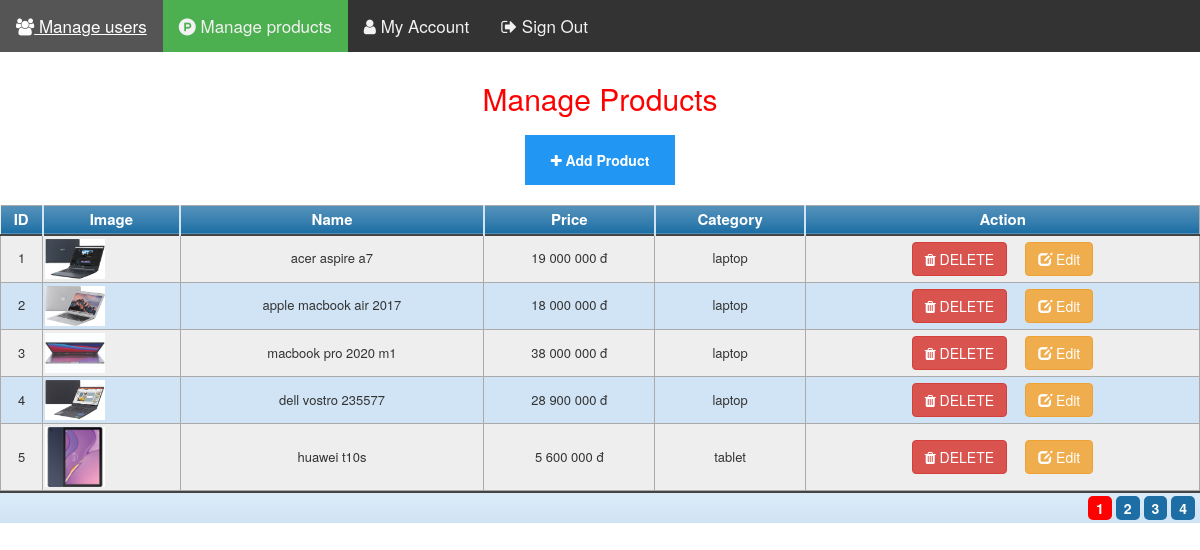
Page /index.php?controller=products&action=manage-product (signed in) on the committed database.
### tables this page shows
CREATE TABLE `product` (
  `product_id` int(11) NOT NULL,
  `name` varchar(255) NOT NULL,
  `price` int(11) NOT NULL,
  `category_id` int(11) NOT NULL,
  `image` varchar(255) NOT NULL
);

CREATE TABLE `category` (
  `category_id` int(11) NOT NULL,
  `name` varchar(255) NOT NULL
);

### routes.php (called while the page is built, shortened)
<?php
$controller = new $klass;
$url = explode("-", $action);
for ($i = 0; $i < count($url); $i++) {
    if ($i != 0) {
        $url[$i] = ucfirst($url[$i]);
    }
}
$newAction = implode("", $url);
$controller->$newAction();

### index.php (called while the page is built, shortened)
<?php
require_once('connection.php');
require_once('routes.php');

### connection.php (called while the page is built, shortened)
<?php
class Database
{
    private $host = "localhost:3306";
    private $username = "root";
    private $password = "";
    private $database = "phonestore";
    private $sql = "";
    private $connection;
    public function __construct()
    {
        try {
            $this->connection = new PDO('mysql:host=' . $this->host . ';dbname=' . $this->database,
                $this->username, $this->password);
            $this->connection->exec("SET NAMES 'utf8'");
            $this->connection->setAttribute(PDO::ATTR_ERRMODE, PDO::ERRMODE_EXCEPTION);
        } catch (PDOException $e) {
            die($e->getMessage());
        }
    }
    public function setQuery($sql)
    {
        $this->sql = $sql;
    }
    public function execute($options = array())
    {
        $statement = $this->connection->prepare($this->sql);
        $statement->execute();
        return $statement;
    }
    public function loadAllRows($options = array())
    {
        if (!$options) {
            $result = $this->execute();
        } else {
            $result = $this->execute($options);
            if (!$result) {
                return false;
            }
        }
        return $result->fetchAll(PDO::FETCH_OBJ);
    }
    public function loadRecord($option = array())
    {
        if (!$option) {
            $result = $this->execute();
        } else {
            $result = $this->execute($option);
            if (!$result) {
                return false;
            }
        }
        return $result->fetch(PDO::FETCH_COLUMN);
    }
}
?>

### models/product_model.php (called while the page is built, shortened)
<?php
class ProductModel
{
    private $db;
    public function __construct()
    {
        $this->db = new Database();
    }
    public function getCategories()
    {
        $sql = "SELECT * FROM category ORDER BY category_id ASC";
        $this->db->setQuery($sql);
        return $this->db->loadAllRows();
    }
    public function countRecord()
    {
        $sql = "SELECT COUNT(*) FROM product";
        $this->db->setQuery($sql);
        return $this->db->loadRecord();
    }
    public function paginate($page)
    {
        $index = ($page - 1) * 5;
        $sql = "SELECT product.*, category.name AS category_name FROM product
        INNER JOIN category ON product.category_id = category.category_id LIMIT $index, 5";
        $this->db->setQuery($sql);
        $products = $this->db->loadAllRows();
        if ($products == null) {
            return null;
        } else {
            return $products;
        }
    }
}

### views/products/manage_product.php (shortened to what this page needs)
<link rel="stylesheet" href="https://maxcdn.bootstrapcdn.com/bootstrap/3.4.1/css/bootstrap.min.css">
<h2 style="text-align: center; margin-top: 30px; color: red">Manage Products</h2>
<a href="index.php?controller=products&action=add" class="add-product"><i class="fa fa-plus" aria-hidden="true"></i> Add
    Product</a>
<div class="divTable blueTable">
    <div class="divTableHeading">
        <div class="divTableRow">
            <div class="divTableHead">ID</div>
            <div class="divTableHead">Image</div>
            <div class="divTableHead">Name</div>
            <div class="divTableHead">Price</div>
            <div class="divTableHead">Category</div>
            <div class="divTableHead">Action</div>
        </div>
    </div>
    <div class="divTableBody">
        <?php
        if ($products != null) {
            foreach ($products as $product) {
                ?>
                <div class="divTableRow">
                    <div class="divTableCell">
                        <?= $product->product_id ?>
                    </div>
                    <div class="divTableCell">
                        <img src="<?= $product->image ?>" alt="" width="60px">
                    </div>
                    <div class="divTableCell"><?= $product->name ?></div>
                    <div class="divTableCell">
                        <?= number_format("$product->price", 0, ",", " ") ?> đ
                    </div>
                    <div class="divTableCell"><?= $product->category_name ?></div>
                    <div class="divTableCell">
                        <a href="index.php?controller=products&action=delete&id=<?= $product->product_id ?>"
                           onClick="return confirm('Are you sure you want to delete this product?');"
                           class="btn btn-danger">
                            <i class="fa fa-trash"
                               aria-hidden="true"></i> DELETE
                        </a>
                        <button class="btn btn-warning" data-toggle="modal" type="button"
                                data-target="#update_modal_<?= $product->product_id ?>"><span
                                    class="glyphicon glyphicon-edit"></span> Edit
                        </button>
                    </div>
                </div>
                <?php
            }
        }
        ?>
    </div>
</div>
<div class="blueTable outerTableFooter">
    <div class="tableFootStyle">
        <div class="links">
            <?php
            $page = 1;
            for ($i = 1; $i <= $totalPages; $i++) {
                if ($page == $i) {
                    echo "&nbsp;<a href=\"index.php?controller=products&action=manage-product&page=$i\" class='page-active'>$i</a>";
                } else {
                    echo "&nbsp;<a href=\"index.php?controller=products&action=manage-product&page=$i\">$i</a>";
                }
            }
            ?>
        </div>
    </div>
</div>

### assets/css/style.css (style rules this page uses)
:root { --primary: #08aeea; --secondary: #13D2B8; --purple: #bd93f9; --pink: #ff6bcb; --blue: #8be9fd; --gray: #333; --font: "Poppins", sans-serif; --gradient: linear-gradient(40deg, #ff6ec4, #7873f5); --shadow: 0 0 15px 0 rgba(0, 0, 0, 0.05); }
*, *:before, *:after { box-sizing: border-box; }
html { font-size: 62.5%; }
body { font-family: var(--font); font-size: 1.4rem; overflow-x: hidden; font-weight: 300; }
img { display: block; max-width: 100%; }
a { text-decoration: none; }
input, button, textarea, select { font-family: var(--font); font-size: 1.4rem; font-weight: 300; outline: none; border: 0; margin: 0; padding: 0; border-radius: 0; }
button { cursor: pointer; }
div.blueTable { border: 0px solid #1C6EA4; background-color: #EEEEEE; width: 100%; text-align: left; border-collapse: collapse; }
.divTable.blueTable .divTableCell, .divTable.blueTable .divTableHead { border: 1px solid #AAAAAA; padding: 3px 2px; }
.divTable.blueTable .divTableBody .divTableCell { font-size: 13px; }
.divTable.blueTable .divTableRow:nth-child(even) { background: #D0E4F5; }
.divTable.blueTable .divTableHeading { background: #1C6EA4; background: -moz-linear-gradient(top, #5592bb 0%, #327cad 66%, #1C6EA4 100%); background: -webkit-linear-gradient(top, #5592bb 0%, #327cad 66%, #1C6EA4 100%); background: linear-gradient(to bottom, #5592bb 0%, #327cad 66%, #1C6EA4 100%); border-bottom: 2px solid #444444; }
.divTable.blueTable .divTableHeading .divTableHead { font-size: 15px; font-weight: bold; color: #FFFFFF; border-left: 2px solid #D0E4F5; }
.divTable.blueTable .divTableHeading .divTableHead:first-child { border-left: none; }
.blueTable .tableFootStyle { font-size: 14px; font-weight: bold; color: #FFFFFF; background: #D0E4F5; background: -moz-linear-gradient(top, #dcebf7 0%, #d4e6f6 66%, #D0E4F5 100%); background: -webkit-linear-gradient(top, #dcebf7 0%, #d4e6f6 66%, #D0E4F5 100%); background: linear-gradient(to bottom, #dcebf7 0%, #d4e6f6 66%, #D0E4F5 100%); border-top: 2px solid #444444; }
.blueTable .tableFootStyle { font-size: 14px; }
.blueTable .tableFootStyle .links { text-align: right; }
.blueTable .tableFootStyle .links a { display: inline-block; background: #1C6EA4; color: #FFFFFF; padding: 2px 8px; border-radius: 5px; }
.blueTable.outerTableFooter { border-top: none; }
.blueTable.outerTableFooter .tableFootStyle { padding: 3px 5px; }
.divTable { display: table; }
.divTableRow { display: table-row; }
.divTableHeading { display: table-header-group; }
.divTableCell, .divTableHead { display: table-cell; vertical-align: middle; text-align: center; }
.divTableBody { display: table-row-group; }
body { margin: 0; font-family: Arial, Helvetica, sans-serif; }
.add-product { background-color: #2196F3; color: white; font-weight: bold; display: block; line-height: 50px; height: 50px; width: 150px; margin: 20px auto; text-align: center; }
.blueTable .tableFootStyle .links a.page-active { background: red; }

### rows in the picture
product: product_id "1", image (picture), name "acer aspire a7", price "19 000 000", category.name "laptop"
product: product_id "2", image (picture), name "apple macbook air 2017", price "18 000 000", category.name "laptop"
product: product_id "3", image (picture), name "macbook pro 2020 m1", price "38 000 000", category.name "laptop"
product: product_id "4", image (picture), name "dell vostro 235577", price "28 900 000", category.name "laptop"
product: product_id "5", image (picture), name "huawei t10s", price "5 600 000", category.name "tablet"
